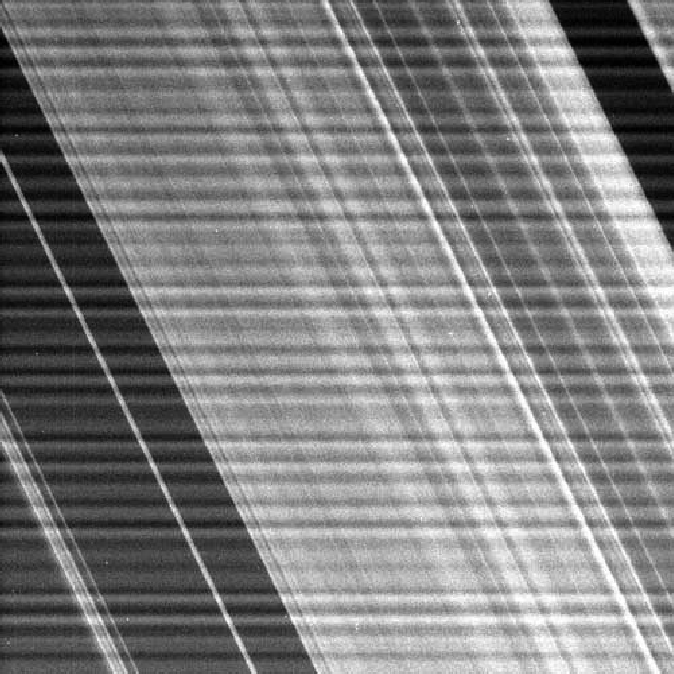
#> input picture HW2/images/cassini-interference.tif, 674 x 674 px
$ jupyter execute question3.ipynb   (shell and % lines are left out)
#> lines starting #> are read from the running program, lines starting #| are printed output that depends on the picture
[cell 1]
import numpy as np
import matplotlib.pyplot as plt
import cv2 as cv

[cell 2]
# image path
image_path = 'images/cassini-interference.tif'

# read image
img = cv.imread(image_path)
#> img is the input picture: shape (674, 674, 3); min 0, max 255, mean 127.9

# Check if the image was successfully loaded
if img is None:
    print("Error: Could not load image.")
else:
    print("Image loaded successfully.")

[cell 3]
# Display the image
print("Image shape:", img.shape)
#| Image shape: (674, 674, 3)

img_gry = cv.cvtColor(img, cv.COLOR_BGR2GRAY)


print("Image Gray Shape:", img_gry.shape)
#| Image Gray Shape: (674, 674)
# Convert the image from BGR to RGB color space
img_rgb = cv.cvtColor(img, cv.COLOR_BGR2RGB)

plt.imshow(img_rgb)
plt.show()

[cell 4]
img_gray = np.float32(img_gry)

img_dft = cv.dft(img_gray, flags=cv.DFT_COMPLEX_OUTPUT)

img_dft_shift = np.fft.fftshift(img_dft)

img_magnitude_spectrum = np.log(1 + cv.magnitude(img_dft_shift[:,:,0], img_dft_shift[:,:,1]))
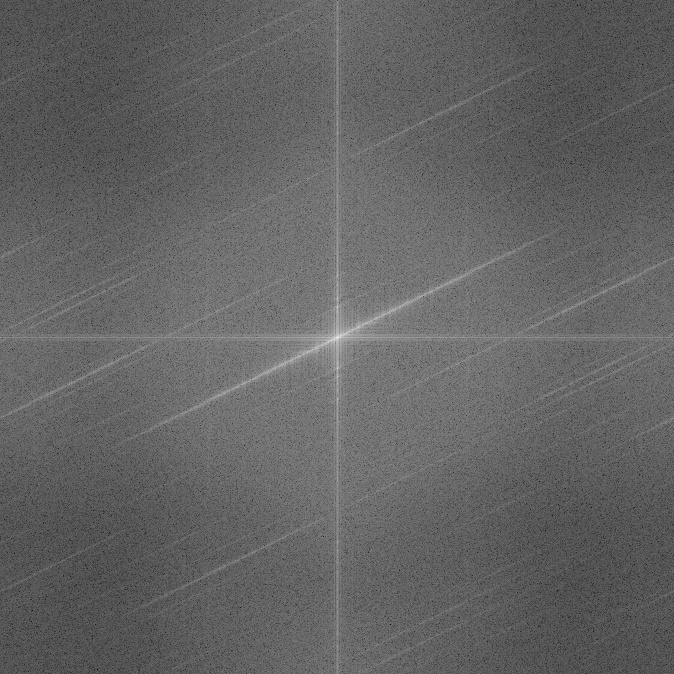
#> img_magnitude_spectrum: shape (674, 674) float32; min 1.49, max 17.88, mean 7.9; drawn with min black and max white

plt.imshow(img_magnitude_spectrum, cmap='gray')
plt.show()

[cell 5]
# Get image dimensions
rows, cols = img_gry.shape
#> rows = 674; cols = 674
center_row, center_col = rows//2, cols//2
#> center_row = 337; center_col = 337

# Create coordinate grid
y, x = np.ogrid[-center_row:rows-center_row, -center_col:cols-center_col]
#> y = 674 values from -337 to 336

# Create vertical notch reject filter
width = 1  # width of notch_filte
height = 10

notch_filter = np.ones((rows, cols))
notch_filter[0:center_row-height, center_col-width:center_col+width] = 0  # Top portion
notch_filter[center_row+height:, center_col-width:center_col+width] = 0

# Apply FFT to image
f = np.fft.fft2(img_gry.astype(float))
fshift = np.fft.fftshift(f)

# Apply notch filter
filtered_shift = fshift * notch_filter

# Inverse FFT
f_ishift = np.fft.ifftshift(filtered_shift)
img_filtered = np.fft.ifft2(f_ishift)
img_filtered = np.abs(img_filtered)
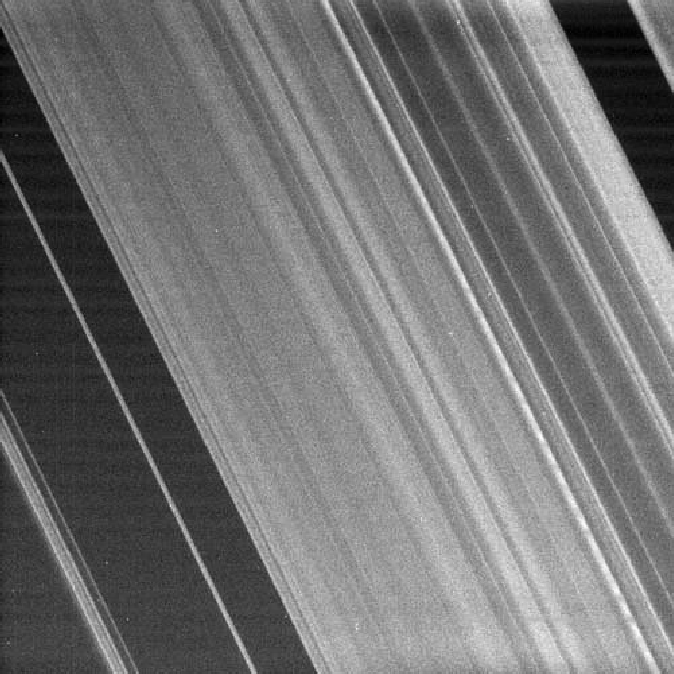
#> img_filtered: shape (674, 674) float64; min 0.75, max 280.3, mean 128; drawn with min black and max white

# Normalize the result
img_filtered = cv.normalize(img_filtered, None, 0, 255, cv.NORM_MINMAX)

# Display results
plt.figure(figsize=(20, 5))

# Original image
plt.subplot(141)
plt.imshow(img_gry, cmap='gray')
plt.title('Original Image')
plt.axis('off')

# Show the filter
plt.subplot(142)
plt.imshow(notch_filter, cmap='gray')
plt.title('Notch Filter')
plt.axis('off')

# Frequency spectrum
plt.subplot(143)
magnitude_spectrum = np.log(1 + np.abs(fshift))
plt.imshow(magnitude_spectrum, cmap='gray')
plt.title('Frequency Spectrum')
plt.axis('off')

# Filtered image
plt.subplot(144)
plt.imshow(img_filtered.astype(np.uint8), cmap='gray')
plt.title('Filtered Image')
plt.axis('off')

plt.tight_layout()
plt.show()
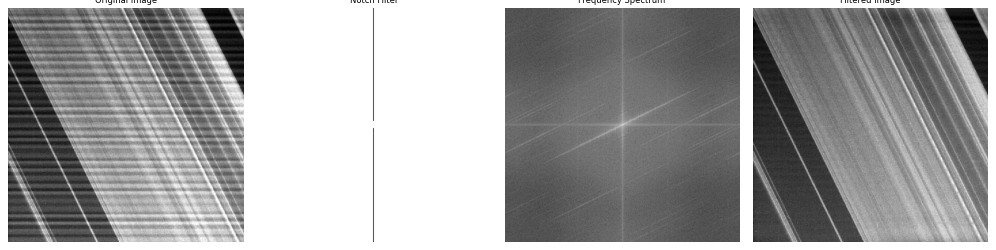
#> figure drawn by matplotlib, 4 panels

$ run again, with HW2/images/corvette-moire-pattern.tif copied over HW2/images/cassini-interference.tif
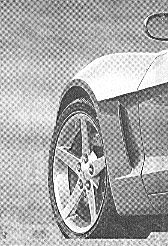
#> input picture HW2/images/corvette-moire-pattern.tif, 168 x 246 px
#> img is the input picture: shape (246, 168, 3); min 0, max 255, mean 169.7
#| Image shape: (246, 168, 3)
#| Image Gray Shape: (246, 168)
#> `img_filtered = np.abs(img_filtered)`:
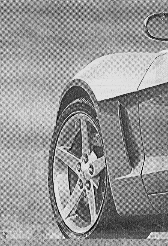
#> img_filtered: shape (246, 168) float64; min 1.88, max 288.6, mean 169.7; drawn with min black and max white
#> `plt.show()`:
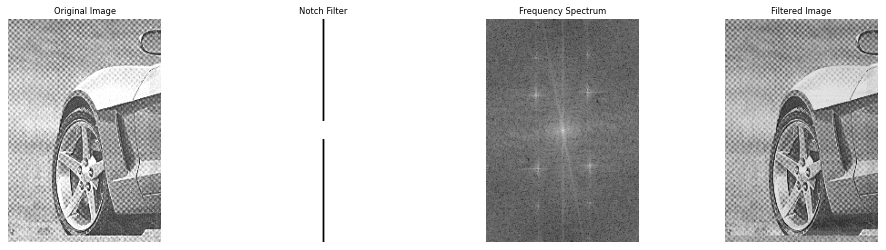
#> figure drawn by matplotlib, 4 panels
